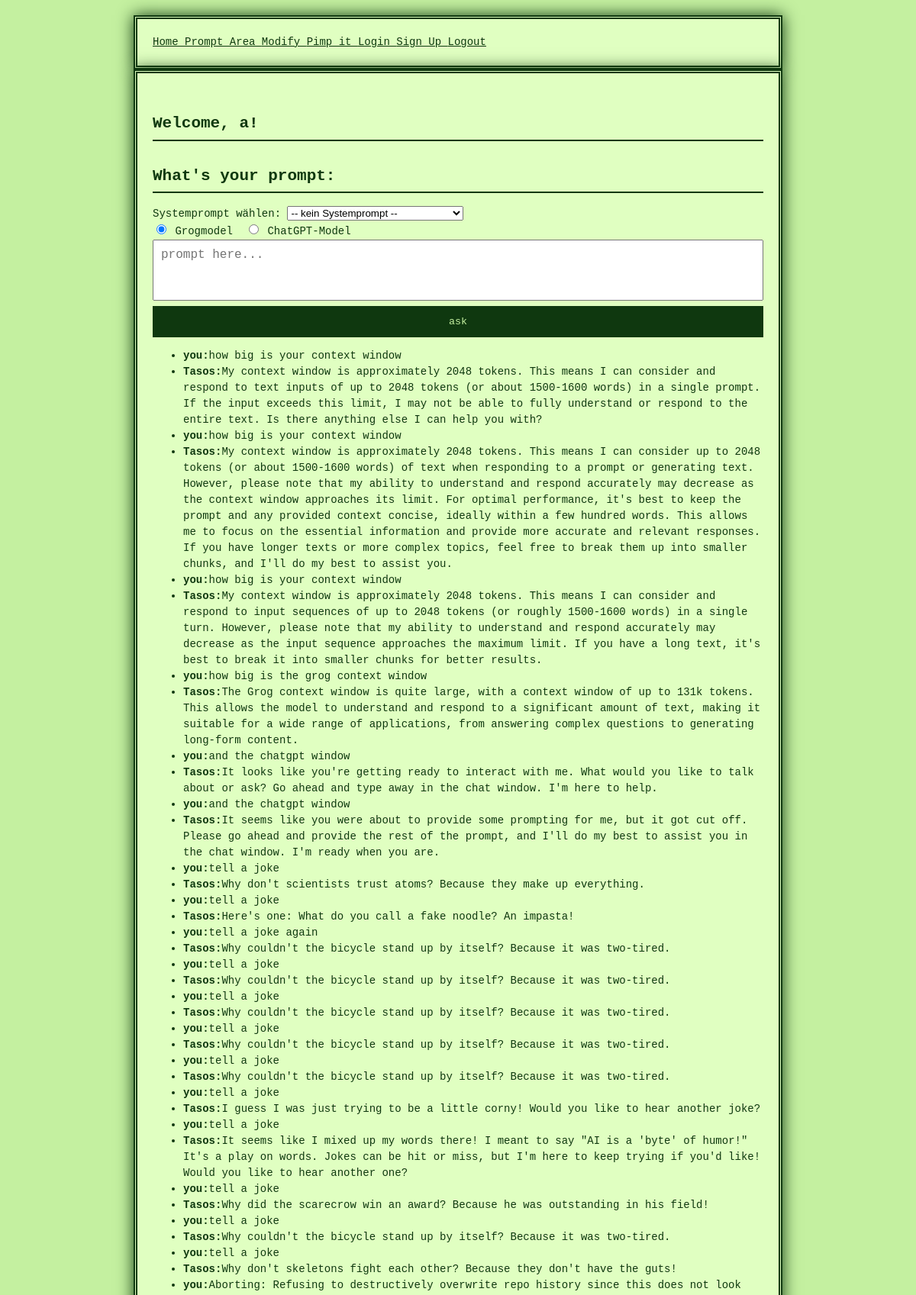
Page /Prompt-area (signed in, upper part) on the committed database.
### project/models.py (models this page shows)
class Chat(db.Model):
    id = db.Column(db.Integer, primary_key = True)
    user_id = db.Column(db.Integer, db.ForeignKey('user.id', ondelete='CASCADE'), nullable=False)
    question = db.Column(db.String, unique=False)
    answer = db.Column(db.String, unique=False, nullable=True)
    model = db.Column(db.String, unique=False, nullable=True)

### project/main.py (the view, shortened to what this page needs)
@main.route('/Prompt-area', methods=["POST", "GET"])
@login_required
def prompt_area():
    user_id = current_user.id
    selected_model = request.args.get("modell", "grog")
    new_prompt = request.args.get("prompt")
    system_prompt_id = request.args.get("system_prompt_id")  # NEU
    chat_history = Chat.query.filter_by(user_id=user_id).order_by(Chat.id.asc()).all()
    system_prompts = SystemPrompt.query.all()
    selected_system_prompt = SystemPrompt.query.get(system_prompt_id) if system_prompt_id else None
    system_msg = None
    temperature = 0.7
    max_tokens = 150
    return render_template(
        'Prompt-area.html',
        name=current_user.name,
        chat_history=chat_history,
        system_prompts=system_prompts,
        selected_system_prompt_id=system_prompt_id,
        selected_model=selected_model
    )

### project/__init__.py (called while the page is built)
def create_app():
    app = Flask(__name__)
    app.config['SECRET_KEY'] = 'secret_key_goes_here' #was soll das?
    app.config['SQLALCHEMY_DATABASE_URI'] = 'sqlite:///db.sqlite'
    db.init_app(app)
    login_manager = LoginManager()
    login_manager.login_view = 'auth.login'
    login_manager.init_app(app)
    from .models import User
    @login_manager.user_loader
    def load_user(user_id):
        return User.query.get(int(user_id))
    from .auth import auth as auth_blueprint
    app.register_blueprint(auth_blueprint)
    from .main import main as main_blueprint
    app.register_blueprint(main_blueprint)
    return app

### project/templates/Prompt-area.html (shortened to what this page needs)
{% extends "base.html" %}
{% block content %}
<h1 class="title">
  Welcome, {{name}}!
</h1>
<h2> What's your prompt:</h2>
<form method="GET" action="{{ url_for('main.prompt_area',  user_id=current_user.id) }}">
    <div>
      <label for="system_prompt_id">Systemprompt wählen:</label>
      <select name="system_prompt_id" id="system_prompt_id">
          <option value="">-- kein Systemprompt --</option>
      </select>
    </div>
    <div class="textfeld-container">
          <div style="display: flex; gap: 1rem; align-items: center;">
    <label>
      <input type="radio" name="modell" value="grog" {% if selected_model == 'grog' %}checked{% endif %}>
      Grogmodel
    </label>
    <label>
      <input type="radio" name="modell" value="chatgpt" {% if selected_model == 'chatgpt' %}checked{% endif %}>
      ChatGPT-Model
    </label>
  </div>
  <textarea id="autofeld" name="prompt" placeholder="prompt here..."></textarea>
            <input class="textfeld-container" type="submit" value="ask">
</div>
</form>
{% if chat_history %}
<div class="output">
    <ul>
        {% for chat in chat_history %}
    <li><strong>you:</strong>{{ chat.question }}</li>
        <li><strong>Tasos:</strong>{{ chat.answer }}</li>
        {% endfor %}
    </ul>
</div>
{% endif %}
{% endblock %}

### project/templates/base.html (shortened to what this page needs)
<!DOCTYPE html>
<html>
<head>
    <link rel="stylesheet" href="{{ url_for('static', filename='styles.css') }}">
</head>
<body>
    <section class="hero is-primary is-fullheight">
        <div class="hero-head">
            <nav class="navbar">
                <div class="container">
                    <div id="navbarMenuHeroA" class="navbar-menu">
                        <div class="navbar-end">
                            <a href="{{ url_for('main.index') }}" class="navbar-item">
                                Home
                            </a>
                            <a href="{{ url_for('main.prompt_area') }}" class="navbar-item">
                                Prompt Area
                            </a>
                            <a href="{{ url_for('main.modifier') }}" class="navbar-item">
                                Modify
                            </a>
                            <a href="{{ url_for('main.pimp_it') }}" class="navbar-item">
                                Pimp it
                            </a>
                            <a href="{{ url_for('auth.login') }}" class="navbar-item">
                                Login
                            </a>
                            <a href="{{ url_for('auth.signup') }}" class="navbar-item">
                                Sign Up
                            </a>
                            <a href="{{ url_for('auth.logout') }}" class="navbar-item">
                                Logout
                            </a>
                        </div>
                    </div>
                </div>
            </nav>
        </div>
        <div class="hero-body">
            <div class="container has-text-centered">
               {% block content %}
               {% endblock %}
            </div>
        </div>
    </section>
</body>
</html>

### project/static/styles.css (style rules this page uses)
body { background-color: #c4f0a0; color: #0f380f; font-family: 'Press Start 2P', monospace; font-size: 14px; line-height: 1.5; margin: 0; padding: 20px; image-rendering: pixelated; }
h1, h2, h3, h4, h5, h6 { border-bottom: 2px solid #0f380f; padding-bottom: 5px; margin-top: 30px; }
a { color: #0f380f; text-decoration: underline; }
button, input[type="submit"] { background-color: #0f380f; color: #c4f0a0; border: 3px solid #0f380f; padding: 10px 15px; font-family: 'Press Start 2P', monospace; cursor: pointer; }
.container { max-width: 800px; margin: auto; background-color: #e0ffc1; padding: 20px; border: 5px double #0f380f; box-shadow: 0 0 20px #0f380f; }
.textfeld-container { width: 100%; }
textarea { width: 100%; min-height: 80px; resize: none; overflow: hidden; font-family: monospace; font-size: 16px; padding: 10px; box-sizing: border-box; }

### rows in the picture
Chat: question "how big is your context window", answer "My context window is approximately 2048 tokens. This means I can consider and respond to text inputs of up to 2048 tokens (or about 1500-1600 words) in a single prompt. If the input exceeds this limit, I may not be able to fully understand or respond to the entire text. Is there anything else I can help you with?"
Chat: question "how big is your context window", answer "My context window is approximately 2048 tokens. This means I can consider up to 2048 tokens (or about 1500-1600 words) of text when responding to a prompt or generating text. However, please note that my ability to understand and respond accurately may decrease as the context window approaches its limit. For optimal performance, it's best to keep the prompt and any provided context concise, ideally within a few hundred words. This allows me to focus on the essential information and provide more accurate and relevant responses. If you have longer texts or more complex topics, feel free to break them up into smaller chunks, and I'll do my best to assist you."
Chat: question "how big is your context window", answer "My context window is approximately 2048 tokens. This means I can consider and respond to input sequences of up to 2048 tokens (or roughly 1500-1600 words) in a single turn. However, please note that my ability to understand and respond accurately may decrease as the input sequence approaches the maximum limit. If you have a long text, it's best to break it into smaller chunks for better results."
Chat: question "how big is the grog context window", answer "The Grog context window is quite large, with a context window of up to 131k tokens. This allows the model to understand and respond to a significant amount of text, making it suitable for a wide range of applications, from answering complex questions to generating long-form content."
Chat: question "and the chatgpt window", answer "It looks like you're getting ready to interact with me. What would you like to talk about or ask? Go ahead and type away in the chat window. I'm here to help."
Chat: question "and the chatgpt window", answer "It seems like you were about to provide some prompting for me, but it got cut off. Please go ahead and provide the rest of the prompt, and I'll do my best to assist you in the chat window. I'm ready when you are."
Chat: question "tell a joke", answer "Why don't scientists trust atoms? Because they make up everything."
Chat: question "tell a joke", answer "Here's one: What do you call a fake noodle? An impasta!"
Chat: question "tell a joke again", answer "Why couldn't the bicycle stand up by itself? Because it was two-tired."
Chat: question "tell a joke", answer "Why couldn't the bicycle stand up by itself? Because it was two-tired."
Chat: question "tell a joke", answer "Why couldn't the bicycle stand up by itself? Because it was two-tired."
Chat: question "tell a joke", answer "Why couldn't the bicycle stand up by itself? Because it was two-tired."
Chat: question "tell a joke", answer "Why couldn't the bicycle stand up by itself? Because it was two-tired."
Chat: question "tell a joke", answer "I guess I was just trying to be a little corny! Would you like to hear another joke?"
Chat: question "tell a joke", answer "It seems like I mixed up my words there! I meant to say \"AI is a 'byte' of humor!\" It's a play on words. Jokes can be hit or miss, but I'm here to keep trying if you'd like! Would you like to hear another one?"
Chat: question "tell a joke", answer "Why did the scarecrow win an award? Because he was outstanding in his field!"
Chat: question "tell a joke", answer "Why couldn't the bicycle stand up by itself? Because it was two-tired."
Chat: question "tell a joke", answer "Why don't skeletons fight each other? Because they don't have the guts!"

### other values in the picture
{{ name }} "a"
